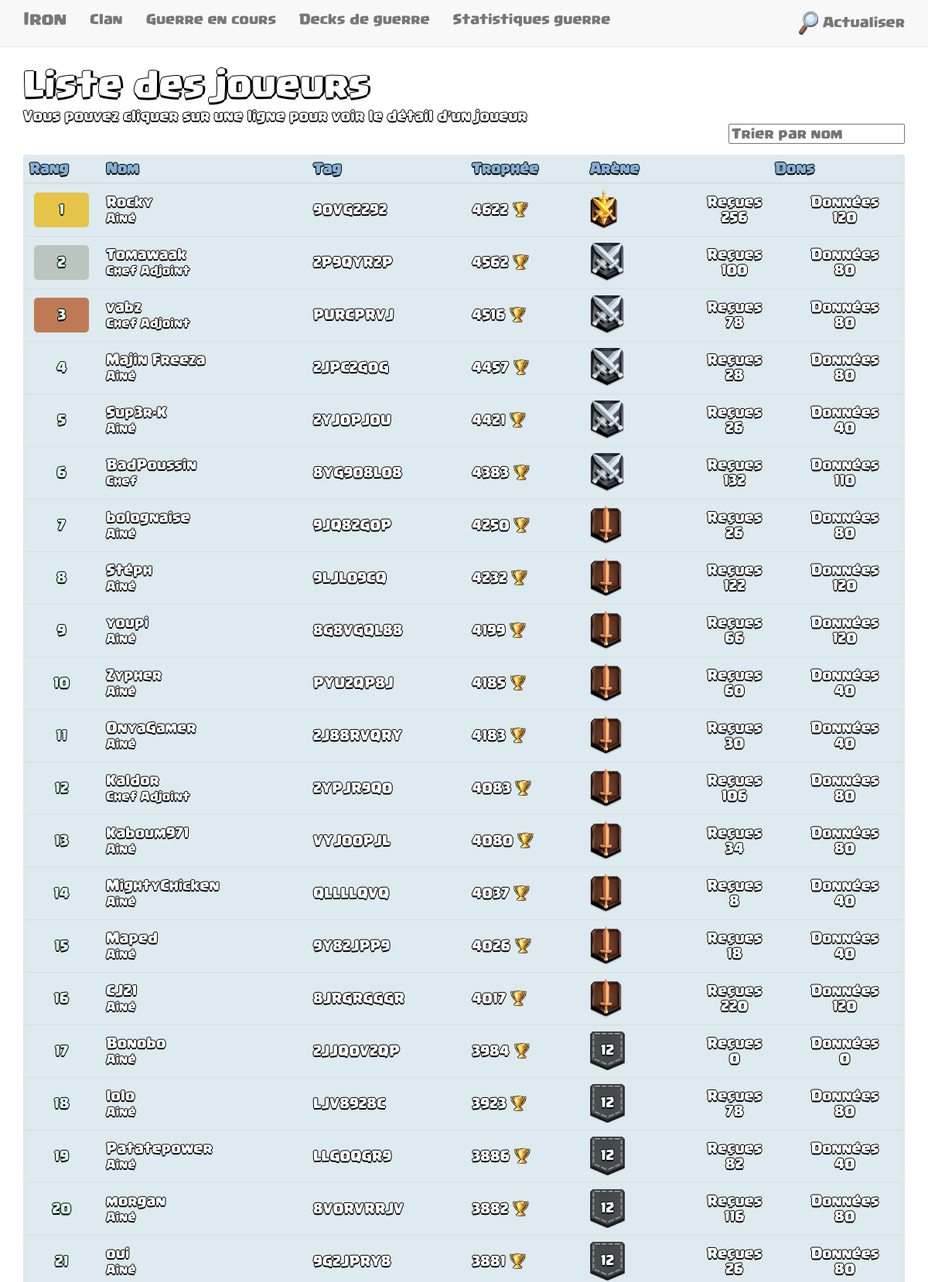
The page / (upper part) on the database its author committed.
### tables this page shows
CREATE TABLE `players` (
  `id` int(4) NOT NULL,
  `tag` varchar(10) NOT NULL COMMENT 'Tag du joueur',
  `name` varchar(50) NOT NULL COMMENT 'Nom du joueur',
  `rank` int(2) NOT NULL COMMENT 'Placement dans le clan',
  `trophies` int(5) NOT NULL COMMENT 'Nombre de trophée du joueur',
  `role_id` int(1) NOT NULL,
  `exp_level` int(2) NOT NULL COMMENT 'Niveau de la tour',
  `in_clan` tinyint(1) NOT NULL DEFAULT '0',
  `arena` int(3) NOT NULL,
  `donations` int(10) NOT NULL,
  `donations_received` int(10) NOT NULL,
  `donations_delta` int(10) NOT NULL,
  `donations_ratio` float NOT NULL,
  `max_trophies` int(5) NOT NULL DEFAULT '0'
);

CREATE TABLE `role` (
  `id` int(1) NOT NULL,
  `name` varchar(50) NOT NULL,
  `machine_name` varchar(20) DEFAULT NULL
);

CREATE TABLE `arena` (
  `id` int(2) NOT NULL,
  `arena_id` int(2) NOT NULL,
  `name` varchar(35) NOT NULL,
  `arena` varchar(35) NOT NULL,
  `trophy_limit` int(5) NOT NULL
);

### tools/database.php (called while the page is built, shortened)
<?php
function fetch_all_query($db, $query)
{
    return execute_query($db, $query)->fetchAll();
}
function execute_query($db, $query)
{
    $transaction = $db->prepare($query);
    $transaction->execute();
    return $transaction;
}
function getAllPlayersForIndex($db)
{
    $query = "
SELECT players.tag, players.name as playerName, players.rank, players.trophies, role.name as playerRole,
arena.arena as arena, arena.arena_id as arena_id, players.donations, players.donations_received
FROM players
INNER JOIN role ON role.id = players.role_id
INNER JOIN arena ON arena.arena_id = players.arena
WHERE players.in_clan = 1
ORDER BY players.rank ASC
";
    return fetch_all_query($db, $query);
}

### index.php (the view, shortened to what this page needs)
<?php
include(__DIR__."/tools/database.php");
?>
<!DOCTYPE html>
<html lang="en">
<head>
    <?php include("head.php"); ?>
</head>
<body>
<div class="container">
    <h1 class="whiteShadow">Liste des joueurs</h1>
    <span class="whiteShadow">Vous pouvez cliquer sur une ligne pour voir le détail d'un joueur</span><br>
    <input type="text" id="tx_search" class="pull-right" placeholder="Trier par nom" style="margin-left: 10px;"/>
    <br><br>
    <div class="table-responsive">
        <table id="tableIndex" class="table tableIndex">
            <thead>
            <tr class="rowIndex">
                <th class="headIndex">Rang</th>
                <th class="headIndex">Nom</th>
                <th class="headIndex">Tag</th>
                <th class="headIndex">Trophée</th>
                <th class="headIndex">Arène</th>
                <th class="headIndex text-center" colspan="2">Dons</th>
            </tr>
            </thead>
            <tbody>
            <?php foreach (getAllPlayersForIndex($db) as $player) : ?>
                <tr class="pointerHand playerTr">
                    <td class="rank text-center"><span> <?php echo $player['rank']; ?></span></td>
                    <td class=" whiteShadow">
                        <a class="linkToPlayer" href="player.php?tag=<?php print $player['tag']; ?>">
                            <?php print utf8_encode($player['playerName']); ?>
                        </a>
                        <br>
                        <span class="small">
                        <?php print utf8_encode($player['playerRole']); ?>
                    </span>
                    </td>
                    <td class=" whiteShadow"> <?php print $player['tag']; ?></td>
                    <td class=" whiteShadow">
                        <?php print $player['trophies'] ?> <img src="images/ui/trophy.png" height="20px">
                    </td>
                    <td class="">
                        <?php if ($player['arena_id'] > 12): ?>
                            <img src="images/arenas/arena-<?php print $player['arena_id']; ?>.png"
                                 title="<?php print $player['arena']; ?>" height="50px">
                        <?php else : ?>
                            <div>
                                <img src="images/arenas/arena-.png" title="" height="50px">
                                <span class="whiteShadow arenaNumber"><?php print $player['arena_id']; ?></span>
                            </div>
                        <?php endif; ?>
                    </td>
                    <td class=" text-center whiteShadow">
                        Reçues <br>
                        <?php print $player['donations'] ?>
                    </td>
                    <td class=" text-center whiteShadow">
                        Données <br>
                        <?php print $player['donations_received'] ?>
                    </td>
                </tr>
            <?php endforeach; ?>
            </tbody>
        </table>
    </div>
    <br>
</div>
</body>
</html>

### head.php (shortened to what this page needs)
<link rel="stylesheet" type="text/css" href="css/bootstrap.min.css">
<link rel="stylesheet" type="text/css" href="css/css.css">

### css/css.css (style rules this page uses)
body { font-family: "Supercell", serif; background: url('../images/background.png') fixed; padding-top: 70px; overflow-x: hidden; overflow-y: scroll; }
.whiteShadow, .whiteShadow a { color: #fff; text-shadow: -1px 0 black, 0 2px black, 1px 0 black, 0 -1px black; }
h1.whiteShadow { text-shadow: -1px 0 black, 0 3px black, 3px 0 black, 0 -1px black; }
.table-responsive { background: #DDEAEF; overflow-x: initial; }
.rank span { color: #D7F9E8; text-shadow: -1px 0 black, 0 2px black, 1px 0 black, 0 -1px black; margin: 3px 6px; display: block; line-height: 45px; border-radius: 5px; }
tbody tr:first-child .rank span { background: #E5C449; }
tbody tr:nth-child(3) .rank span { background: #BBC5C0; }
tbody tr:nth-child(5) .rank span { background: #BE7A54; }
.table > tbody > tr > td, .table > tbody > tr > th, .table > tfoot > tr > td, .table > tfoot > tr > th, .table > thead > tr > td, .table > thead > tr > th { vertical-align: middle; }
.arenaNumber { position: relative; right: 32%; }
.pointerHand { cursor: pointer; }
.headIndex { color: #84afd3; text-shadow: -1px 0 black, 0 2px black, 1px 0 black, 0 -1px black; }

### rows shown on the page
players: rank "1", name "Rocky", role.name "Ainé", tag "90VG2292", trophies "4622", shows a picture, donations "256", donations_received "120"
players: rank "2", name "Tomawaak", role.name "Chef Adjoint", tag "2P9QYR2P", trophies "4562", donations "100", donations_received "80"
players: rank "3", name "vabz", role.name "Chef Adjoint", tag "PURCPRVJ", trophies "4516", donations "78", donations_received "80"
players: rank "4", name "Majin Freeza", role.name "Ainé", tag "2JPC2G0G", trophies "4457", donations "28", donations_received "80"
players: rank "5", name "Sup3r-K", role.name "Ainé", tag "2YJ0PJ0U", trophies "4421", donations "26", donations_received "40"
players: rank "6", name "BadPoussin", role.name "Chef", tag "8YG908L08", trophies "4383", donations "132", donations_received "110"
players: rank "7", name "bolognaise", role.name "Ainé", tag "9JQ82G0P", trophies "4250", donations "26", donations_received "80"
players: rank "8", name "Stéph", role.name "Ainé", tag "9LJL09CQ", trophies "4232", donations "122", donations_received "120"
players: rank "9", name "youpi", role.name "Ainé", tag "8G8VGQL88", trophies "4199", donations "66", donations_received "120"
players: rank "10", name "Zypher", role.name "Ainé", tag "PYU2QP8J", trophies "4185", donations "60", donations_received "40"
players: rank "11", name "OnyaGamer", role.name "Ainé", tag "2J88RVQRY", trophies "4183", donations "30", donations_received "40"
players: rank "12", name "Kaldor", role.name "Chef Adjoint", tag "2YPJR9Q0", trophies "4083", donations "106", donations_received "80"
players: rank "13", name "Kaboum971", role.name "Ainé", tag "VYJ00PJL", trophies "4080", donations "34", donations_received "80"
players: rank "14", name "MightyChicken", role.name "Ainé", tag "QLLLLQVQ", trophies "4037", donations "8", donations_received "40"
players: rank "15", name "Maped", role.name "Ainé", tag "9Y82JPP9", trophies "4026", donations "18", donations_received "40"
players: rank "16", name "CJ21", role.name "Ainé", tag "8JRGRGGGR", trophies "4017", donations "220", donations_received "120"
players: rank "17", name "Bonobo", role.name "Ainé", tag "2JJQ0V2QP", trophies "3984", arena.arena_id "12", donations "0", donations_received "0"
players: rank "18", name "lolo", role.name "Ainé", tag "LJV8928C", trophies "3923", arena.arena_id "12", donations "78", donations_received "80"
players: rank "19", name "Patatepower", role.name "Ainé", tag "LLG0QGR9", trophies "3886", arena.arena_id "12", donations "82", donations_received "40"
players: rank "20", name "morgan", role.name "Ainé", tag "8V0RVRRJV", trophies "3882", arena.arena_id "12", donations "116", donations_received "80"
players: rank "21", name "oui", role.name "Ainé", tag "9G2JPRY8", trophies "3881", arena.arena_id "12", donations "26", donations_received "80"
